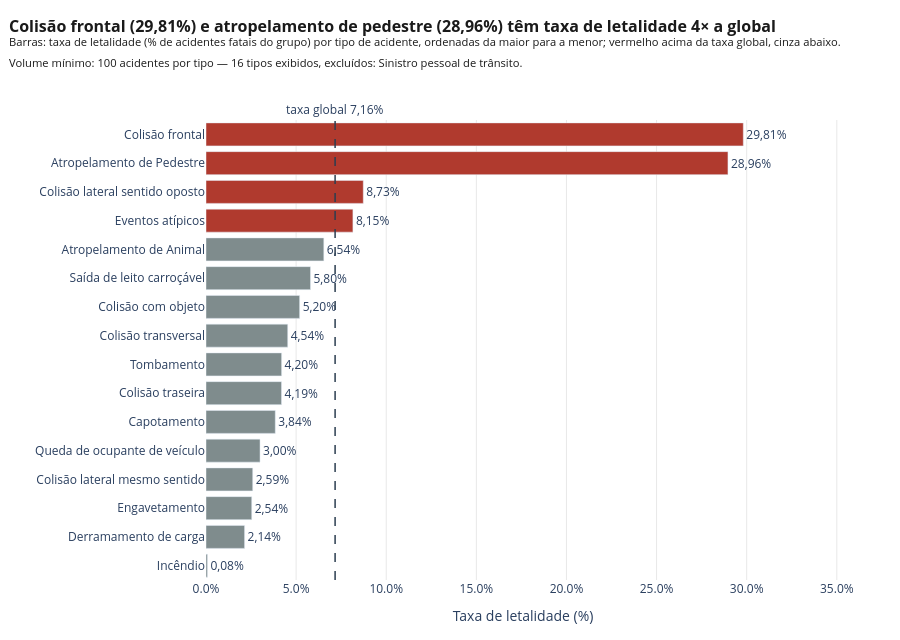

This figure's notebook cell:
### Markdown cell above
---

## Gráfico 1 — Que tipos de acidente elevam a chance de morte?

**Pergunta:** entre os tipos de acidente, quais têm taxa de letalidade acima da global e
o quanto a ultrapassam?

**Resposta:** dois tipos se destacam — **colisão frontal** (29,81%) e **atropelamento de
pedestre** (28,96%) —, ambos com cerca de **4 vezes** a taxa global de 7,16%. Nenhum outro
tipo passa de 8,73%.

Volume mínimo declarado: **100 acidentes por tipo**. Com esse filtro, 16 dos 17 tipos são
exibidos e apenas `Sinistro pessoal de trânsito` fica de fora.

### Code cell
MINIMO_G1 = 100

g1 = df.groupby("tipo_acidente").agg(
    acidentes=("acidente_fatal", "size"),
    fatais=("acidente_fatal", "sum"),
)
g1 = g1[g1["acidentes"] >= MINIMO_G1]
g1["taxa_letalidade"] = g1["fatais"] / g1["acidentes"]
g1["lift"] = g1["taxa_letalidade"] / TAXA_GLOBAL
g1 = g1.sort_values("taxa_letalidade", ascending=True)

excluidos = sorted(set(df["tipo_acidente"].dropna()) - set(g1.index))
top2 = g1["taxa_letalidade"].iloc[-2:]

fig = go.Figure(go.Bar(
    x=g1["taxa_letalidade"] * 100,
    y=g1.index,
    orientation="h",
    marker_color=[CIMA if v > TAXA_GLOBAL else BAIXO for v in g1["taxa_letalidade"]],
    text=[pct(v) for v in g1["taxa_letalidade"]],
    textposition="outside",
    customdata=np.stack([g1["acidentes"], g1["lift"],
                        [pct(v) for v in g1["taxa_letalidade"]]], axis=-1),
    hovertemplate=(
        "<b>%{y}</b><br>Taxa de letalidade: %{customdata[2]}<br>"
        "Acidentes: %{customdata[0]:,}<br>"
        "vezes a taxa global: %{customdata[1]:.2f}"
        "<extra></extra>"
    ),
    name="Taxa de letalidade",
))
fig.add_vline(
    x=TAXA_GLOBAL * 100, line_dash="dash", line_color=NEUTRO, line_width=1.5,
    annotation_text=f"taxa global {pct(TAXA_GLOBAL)}", annotation_position="top",
    layer="above",
)

fig.update_layout(
    title=titulo(
        f"Colisão frontal ({pct(top2.iloc[1])}) e atropelamento de pedestre "
        f"({pct(top2.iloc[0])}) têm taxa de letalidade 4× a global",
        f"Barras: taxa de letalidade (% de acidentes fatais do grupo) por tipo de acidente, "
        f"ordenadas da maior para a menor; vermelho acima da taxa global, cinza abaixo.",
        f"Volume mínimo: {MINIMO_G1} acidentes por tipo — {len(g1)} tipos exibidos, "
        f"excluídos: {', '.join(excluidos) if excluidos else 'nenhum'}.",
    ),
    xaxis=dict(title="Taxa de letalidade (%)", gridcolor="#e8e8e8",
               tickformat=".1f", ticksuffix="%"),
    yaxis=dict(title="", automargin=True),
    plot_bgcolor="white", height=640, margin=dict(l=10, r=60, t=120, b=60),
    legend=dict(orientation="h", y=-0.12, x=0),
)
fig.update_xaxes(range=[0, g1["taxa_letalidade"].max() * 100 * 1.18])

assert top2.iloc[0] > 3.5 * TAXA_GLOBAL, "O topo deveria passar de 3,5x a global"
assert len(g1) == 16, f"Esperava 16 tipos com 100+ acidentes, veio {len(g1)}"

salvar_grafico(fig, "g1_taxa_por_tipo_acidente")

### Figure 1 — Plotly figure (JSON) as saved in the notebook; plotly's stock layout.template omitted (floating-point values rounded to 4 significant figures)
{"data": [{"customdata": [["4949", "0.011283442648394912", "0,08%"], ["327", "0.2988473269635665", "2,14%"], ["3704", "0.35428760938777026", "2,54%"], ["22795", "0.3619486595869894", "2,59%"], ["9905", "0.4186017674677236", "3,00%"], ["4345", "0.5365692480076739", "3,84%"], ["41237", "0.5849998620681324", "4,19%"], ["18498", "0.5856471503611118", "4,20%"], ["27165", "0.6331404881799072", "4,54%"], ["15090", "0.7253137510081948", "5,20%"], ["31248", "0.8095339293109515", "5,80%"], ["3549", "0.9126012805524296", "6,54%"], ["871", "1.137992191260148", "8,15%"], ["6200", "1.218160923298241", "8,73%"], ["9361", "4.043024384013014", "28,96%"], ["14233", "4.161746957434904", "29,81%"]], "hovertemplate": "<b>%{y}</b><br>Taxa de letalidade: %{customdata[2]}<br>Acidentes: %{customdata[0]:,}<br>vezes a taxa global: %{customdata[1]:.2f}<extra></extra>", "marker": {"color": ["#7f8c8d", "#7f8c8d", "#7f8c8d", "#7f8c8d", "#7f8c8d", "#7f8c8d", "#7f8c8d", "#7f8c8d", "#7f8c8d", "#7f8c8d", "#7f8c8d", "#7f8c8d", "#b03a2e", "#b03a2e", "#b03a2e", "#b03a2e"]}, "name": "Taxa de letalidade", "orientation": "h", "text": ["0,08%", "2,14%", "2,54%", "2,59%", "3,00%", "3,84%", "4,19%", "4,20%", "4,54%", "5,20%", "5,80%", "6,54%", "8,15%", "8,73%", "28,96%", "29,81%"], "textposition": "outside", "type": "bar", "x": [0.08082, 2.141, 2.538, 2.593, 2.998, 3.843, 4.19, 4.195, 4.535, 5.195, 5.799, 6.537, 8.152, 8.726, 28.96, 29.81], "y": ["Incêndio", "Derramamento de carga", "Engavetamento", "Colisão lateral mesmo sentido", "Queda de ocupante de veículo", "Capotamento", "Colisão traseira", "Tombamento", "Colisão transversal", "Colisão com objeto", "Saída de leito carroçável", "Atropelamento de Animal", "Eventos atípicos", "Colisão lateral sentido oposto", "Atropelamento de Pedestre", "Colisão frontal"]}], "layout": {"annotations": [{"showarrow": false, "text": "taxa global 7,16%", "x": 7.163, "xanchor": "center", "xref": "x", "y": 1, "yanchor": "bottom", "yref": "y domain"}], "height": 640, "legend": {"orientation": "h", "x": 0, "y": -0.12}, "margin": {"b": 60, "l": 10, "r": 60, "t": 120}, "plot_bgcolor": "white", "shapes": [{"layer": "above", "line": {"color": "#2c3e50", "dash": "dash", "width": 1.5}, "type": "line", "x0": 7.163, "x1": 7.163, "xref": "x", "y0": 0, "y1": 1, "yref": "y domain"}], "title": {"automargin": true, "font": {"color": "#1a1a1a", "size": 16}, "text": "<b>Colisão frontal (29,81%) e atropelamento de pedestre (28,96%) têm taxa de letalidade 4× a global</b><br><sup>Barras: taxa de letalidade (% de acidentes fatais do grupo) por tipo de acidente, ordenadas da maior para a menor; vermelho acima da taxa global, cinza abaixo.<br>Volume mínimo: 100 acidentes por tipo — 16 tipos exibidos, excluídos: Sinistro pessoal de trânsito.</sup>", "x": 0.01, "xanchor": "left", "y": 0.95, "yanchor": "top"}, "xaxis": {"gridcolor": "#e8e8e8", "range": [0, 35.18], "tickformat": ".1f", "ticksuffix": "%", "title": {"text": "Taxa de letalidade (%)"}}, "yaxis": {"automargin": true, "title": {"text": ""}}}}
